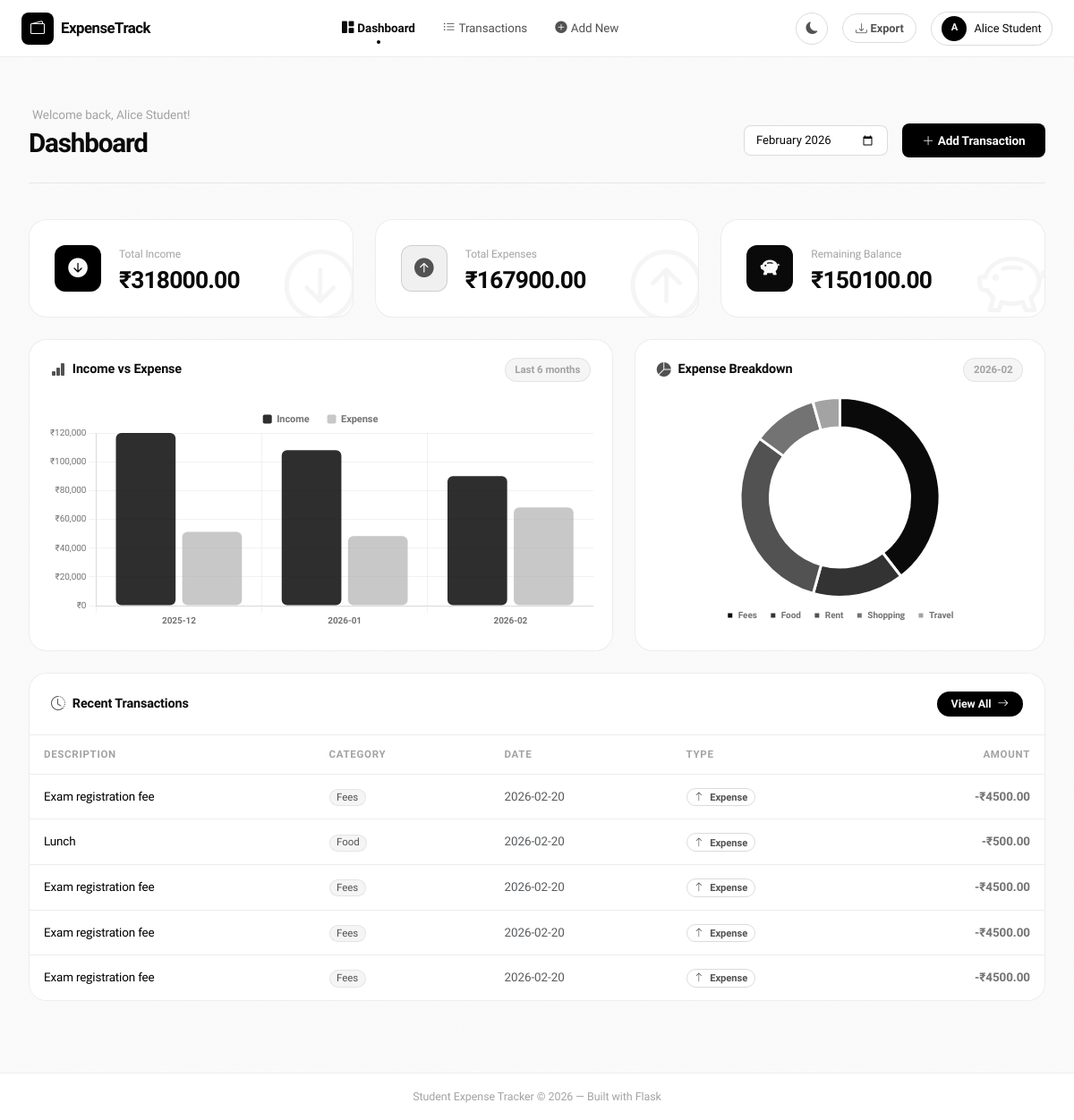
The app's page /dashboard (signed in) with its own data.
### tables this page shows
CREATE TABLE transactions (
                id          INTEGER PRIMARY KEY AUTOINCREMENT,
                user_id     INTEGER NOT NULL,
                amount      REAL    NOT NULL,
                category    TEXT    NOT NULL,
                type        TEXT    NOT NULL CHECK(type IN ("Income","Expense")),
                date        TEXT    NOT NULL,
                description TEXT,
                FOREIGN KEY (user_id) REFERENCES users(id)
            );

### app.py (the view)
@app.route('/dashboard')
@login_required
def dashboard():
    user_id = session['user_id']
    month   = request.args.get('month', date.today().strftime('%Y-%m'))
    with get_db() as conn:
        totals = conn.execute('''
            SELECT
                SUM(CASE WHEN type="Income"  THEN amount ELSE 0 END) AS total_income,
                SUM(CASE WHEN type="Expense" THEN amount ELSE 0 END) AS total_expense
            FROM transactions WHERE user_id = ?
        ''', (user_id,)).fetchone()
        recent = conn.execute('''
            SELECT * FROM transactions
            WHERE user_id = ?
            ORDER BY date DESC LIMIT 5
        ''', (user_id,)).fetchall()
        monthly = conn.execute('''
            SELECT
                strftime("%Y-%m", date) AS month,
                SUM(CASE WHEN type="Income"  THEN amount ELSE 0 END) AS income,
                SUM(CASE WHEN type="Expense" THEN amount ELSE 0 END) AS expense
            FROM transactions
            WHERE user_id = ?
            GROUP BY month
            ORDER BY month DESC LIMIT 6
        ''', (user_id,)).fetchall()
        cat_data = conn.execute('''
            SELECT category, SUM(amount) AS total
            FROM transactions
            WHERE user_id = ? AND type = "Expense"
              AND strftime("%Y-%m", date) = ?
            GROUP BY category
        ''', (user_id, month)).fetchall()
        month_totals = conn.execute('''
            SELECT
                SUM(CASE WHEN type="Income"  THEN amount ELSE 0 END) AS inc,
                SUM(CASE WHEN type="Expense" THEN amount ELSE 0 END) AS exp
            FROM transactions
            WHERE user_id = ? AND strftime("%Y-%m", date) = ?
        ''', (user_id, month)).fetchone()
    total_income  = totals['total_income']  or 0
    total_expense = totals['total_expense'] or 0
    balance       = total_income - total_expense
    budget_alert = False
    if month_totals['inc'] and month_totals['exp']:
        if month_totals['exp'] >= 0.8 * month_totals['inc']:
            budget_alert = True
    monthly_reversed = list(reversed(monthly))
    chart_labels  = [r['month'] for r in monthly_reversed]
    chart_income  = [r['income']  for r in monthly_reversed]
    chart_expense = [r['expense'] for r in monthly_reversed]
    pie_labels = [r['category'] for r in cat_data]
    pie_values = [r['total']    for r in cat_data]
    return render_template('dashboard.html',
        total_income=total_income,
        total_expense=total_expense,
        balance=balance,
        recent=recent,
        chart_labels=chart_labels,
        chart_income=chart_income,
        chart_expense=chart_expense,
        pie_labels=pie_labels,
        pie_values=pie_values,
        budget_alert=budget_alert,
        selected_month=month
    )

### app.py (called while the page is built)
def get_db():
    conn = sqlite3.connect(DATABASE)
    conn.row_factory = sqlite3.Row  # Allows dict-like access to rows
    return conn

def login_required(f):
    @wraps(f)
    def decorated(*args, **kwargs):
        if 'user_id' not in session:
            flash('Please log in to access this page.', 'warning')
            return redirect(url_for('login'))
        return f(*args, **kwargs)
    return decorated

### templates/dashboard.html (shortened to what this page needs)
{% extends "base.html" %}
{% block content %}
<div class="page-container">
    <div class="page-header">
        <div>
            <p class="page-subtitle mb-1">Welcome back, {{ session.user_name }}!</p>
            <h1 class="page-title">Dashboard</h1>
        </div>
        <div class="d-flex align-items-center gap-3 flex-wrap">
            <form method="GET" class="d-flex align-items-center gap-2">
                <input type="month" name="month" value="{{ selected_month }}"
                       class="form-control form-control-sm month-picker" onchange="this.form.submit()">
            </form>
            <a href="{{ url_for('add_transaction') }}" class="btn btn-primary-custom">
                <i class="bi bi-plus-lg me-1"></i>Add Transaction
            </a>
        </div>
    </div>
    <div class="row g-4 mb-4">
        <div class="col-md-4">
            <div class="stat-card stat-income" style="animation-delay: .1s">
                <div class="stat-icon">
                    <i class="bi bi-arrow-down-circle-fill"></i>
                </div>
                <div class="stat-info">
                    <p class="stat-label">Total Income</p>
                    <h2 class="stat-value">₹{{ "%.2f"|format(total_income) }}</h2>
                </div>
                <div class="stat-bg-icon"><i class="bi bi-arrow-down-circle"></i></div>
            </div>
        </div>
        <div class="col-md-4">
            <div class="stat-card stat-expense" style="animation-delay: .2s">
                <div class="stat-icon">
                    <i class="bi bi-arrow-up-circle-fill"></i>
                </div>
                <div class="stat-info">
                    <p class="stat-label">Total Expenses</p>
                    <h2 class="stat-value">₹{{ "%.2f"|format(total_expense) }}</h2>
                </div>
                <div class="stat-bg-icon"><i class="bi bi-arrow-up-circle"></i></div>
            </div>
        </div>
        <div class="col-md-4">
            <div class="stat-card {% if balance >= 0 %}stat-balance{% else %}stat-balance-neg{% endif %}" style="animation-delay: .3s">
                <div class="stat-icon">
                    <i class="bi bi-{% if balance >= 0 %}piggy-bank-fill{% else %}exclamation-circle-fill{% endif %}"></i>
                </div>
                <div class="stat-info">
                    <p class="stat-label">Remaining Balance</p>
                    <h2 class="stat-value {% if balance < 0 %}text-danger{% endif %}">
                        ₹{{ "%.2f"|format(balance) }}
                    </h2>
                </div>
                <div class="stat-bg-icon"><i class="bi bi-piggy-bank"></i></div>
            </div>
        </div>
    </div>
    <div class="row g-4 mb-4">
        <div class="col-lg-7">
            <div class="chart-card">
                <div class="chart-card-header">
                    <h3 class="chart-title"><i class="bi bi-bar-chart-fill me-2"></i>Income vs Expense</h3>
                    <span class="chart-subtitle">Last 6 months</span>
                </div>
                <div class="chart-body">
                    <canvas id="barChart" height="260"></canvas>
                </div>
            </div>
        </div>
        <div class="col-lg-5">
            <div class="chart-card">
                <div class="chart-card-header">
                    <h3 class="chart-title"><i class="bi bi-pie-chart-fill me-2"></i>Expense Breakdown</h3>
                    <span class="chart-subtitle">{{ selected_month }}</span>
                </div>
                <div class="chart-body d-flex align-items-center justify-content-center">
                    {% if pie_labels %}
                        <canvas id="pieChart" height="260"></canvas>
                    {% else %}
                        <div class="empty-chart">
                            <i class="bi bi-pie-chart fs-1 mb-2"></i>
                            <p>No expense data for this month</p>
                        </div>
                    {% endif %}
                </div>
            </div>
        </div>
    </div>
    <div class="card-custom">
        <div class="card-custom-header">
            <h3 class="chart-title"><i class="bi bi-clock-history me-2"></i>Recent Transactions</h3>
            <a href="{{ url_for('transactions') }}" class="btn btn-sm btn-view-all">
                View All <i class="bi bi-arrow-right ms-1"></i>
            </a>
        </div>
        <div class="card-custom-body">
            {% if recent %}
            <div class="table-responsive">
                <table class="table table-custom">
                    <thead>
                        <tr>
                            <th>Description</th>
                            <th>Category</th>
                            <th>Date</th>
                            <th>Type</th>
                            <th class="text-end">Amount</th>
                        </tr>
                    </thead>
                    <tbody>
                        {% for tx in recent %}
                        <tr>
                            <td>
                                <div class="tx-desc">{{ tx.description or 'No description' }}</div>
                            </td>
                            <td>
                                <span class="badge badge-category">{{ tx.category }}</span>
                            </td>
                            <td class="text-muted">{{ tx.date }}</td>
                            <td>
                                <span class="badge {% if tx.type == 'Income' %}badge-income{% else %}badge-expense{% endif %}">
                                    <i class="bi bi-{% if tx.type == 'Income' %}arrow-down{% else %}arrow-up{% endif %} me-1"></i>
                                    {{ tx.type }}
                                </span>
                            </td>
                            <td class="text-end fw-600 {% if tx.type == 'Income' %}text-income{% else %}text-expense{% endif %}">
                                {% if tx.type == 'Income' %}+{% else %}-{% endif %}₹{{ "%.2f"|format(tx.amount) }}
                            </td>
                        </tr>
                        {% endfor %}
                    </tbody>
                </table>
            </div>
            {% endif %}
        </div>
    </div>
</div>
{% endblock %}
{% block scripts %}
<script>
document.addEventListener('DOMContentLoaded', function () {
    var el = document.getElementById('chartDataHolder');
    var chartData = {
        barLabels:  JSON.parse(el.dataset.barLabels),
        barIncome:  JSON.parse(el.dataset.barIncome),
        barExpense: JSON.parse(el.dataset.barExpense),
        pieLabels:  JSON.parse(el.dataset.pieLabels),
        pieValues:  JSON.parse(el.dataset.pieValues)
    };
    initBarChart(chartData);
    if (chartData.pieLabels.length > 0) initPieChart(chartData);
});
</script>
{% endblock %}

### templates/base.html (shortened to what this page needs)
<!DOCTYPE html>
<html lang="en" data-theme="light">
<head>
    <link href="https://cdn.jsdelivr.net/npm/bootstrap@5.3.2/dist/css/bootstrap.min.css" rel="stylesheet">
    <link href="https://cdn.jsdelivr.net/npm/bootstrap-icons@1.11.3/font/bootstrap-icons.css" rel="stylesheet">
    <link href="{{ url_for('static', filename='style.css') }}" rel="stylesheet">
</head>
<body>
{% if session.user_id %}
<nav class="navbar navbar-expand-lg sticky-top" id="mainNav">
    <div class="container-fluid px-4">
        <a class="navbar-brand d-flex align-items-center gap-2" href="{{ url_for('dashboard') }}">
            <div class="brand-icon">
                <i class="bi bi-wallet2"></i>
            </div>
            <span class="brand-text">ExpenseTrack</span>
        </a>
        <div class="collapse navbar-collapse" id="navContent">
            <ul class="navbar-nav mx-auto gap-1">
                <li class="nav-item">
                    <a class="nav-link {% if request.endpoint == 'dashboard' %}active{% endif %}"
                       href="{{ url_for('dashboard') }}">
                        <i class="bi bi-grid-1x2-fill me-1"></i>Dashboard
                    </a>
                </li>
                <li class="nav-item">
                    <a class="nav-link {% if request.endpoint in ['transactions','add_transaction','edit_transaction'] %}active{% endif %}"
                       href="{{ url_for('transactions') }}">
                        <i class="bi bi-list-ul me-1"></i>Transactions
                    </a>
                </li>
                <li class="nav-item">
                    <a class="nav-link" href="{{ url_for('add_transaction') }}">
                        <i class="bi bi-plus-circle-fill me-1"></i>Add New
                    </a>
                </li>
            </ul>
            <div class="d-flex align-items-center gap-3">
                <button class="btn btn-theme-toggle" id="themeToggle" title="Toggle dark mode">
                    <i class="bi bi-moon-fill" id="themeIcon"></i>
                </button>
                <a href="{{ url_for('export_csv') }}" class="btn btn-export" title="Export CSV">
                    <i class="bi bi-download me-1"></i>Export
                </a>
                <div class="dropdown">
                    <button class="btn btn-user dropdown-toggle" data-bs-toggle="dropdown">
                        <div class="user-avatar">{{ session.user_name[0].upper() }}</div>
                        <span class="d-none d-md-inline">{{ session.user_name }}</span>
                    </button>
                </div>
            </div>
        </div>
    </div>
</nav>
{% endif %}
<main class="main-content">
    {% block content %}{% endblock %}
</main>
{% if session.user_id %}
<footer class="site-footer">
    <div class="container text-center">
        <p class="mb-0">
            Student Expense Tracker &copy; 2026 — Built with Flask
        </p>
    </div>
</footer>
{% endif %}
{% block scripts %}{% endblock %}
</body>
</html>

### records on screen
transactions: description "Exam registration fee", category "Fees", date "2026-02-20", type "Expense", amount "4500.00"
transactions: description "Lunch", category "Food", date "2026-02-20", type "Expense", amount "500.00"
transactions: description "Exam registration fee", category "Fees", date "2026-02-20", type "Expense", amount "4500.00"
transactions: description "Exam registration fee", category "Fees", date "2026-02-20", type "Expense", amount "4500.00"
transactions: description "Exam registration fee", category "Fees", date "2026-02-20", type "Expense", amount "4500.00"

### other values on screen
{{ session.user_name[0].upper() }} "A"
{{ session.user_name }} "Alice Student"
{{ "%.2f"|format(total_income) }} "318000.00"
{{ "%.2f"|format(total_expense) }} "167900.00"
{{ "%.2f"|format(balance) }} "150100.00"
{{ selected_month }} "2026-02"
